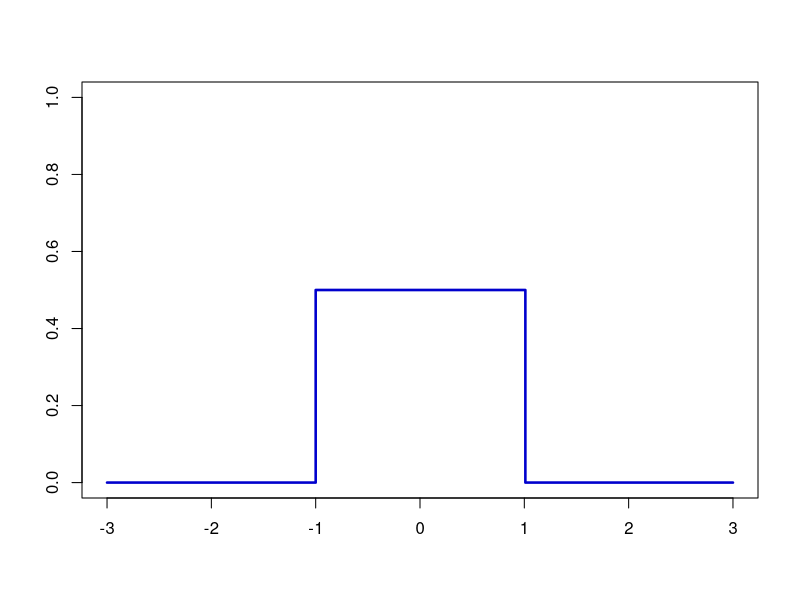
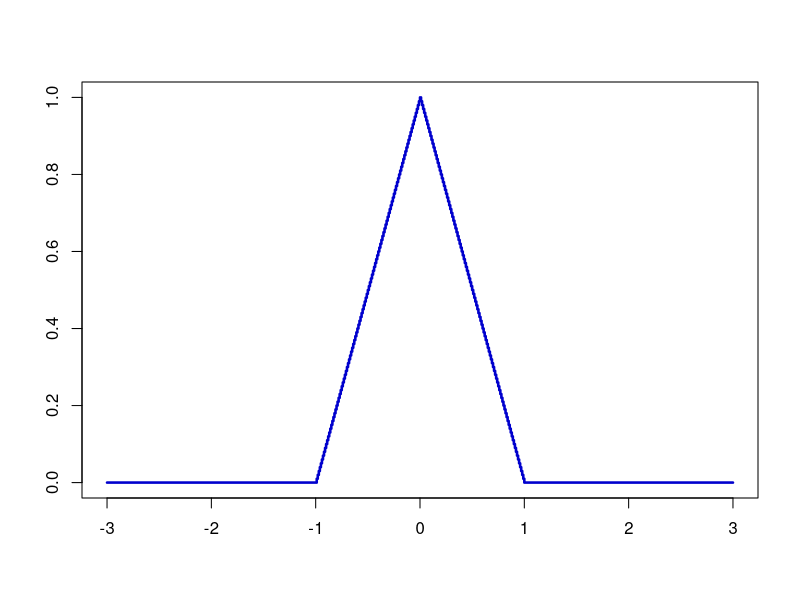
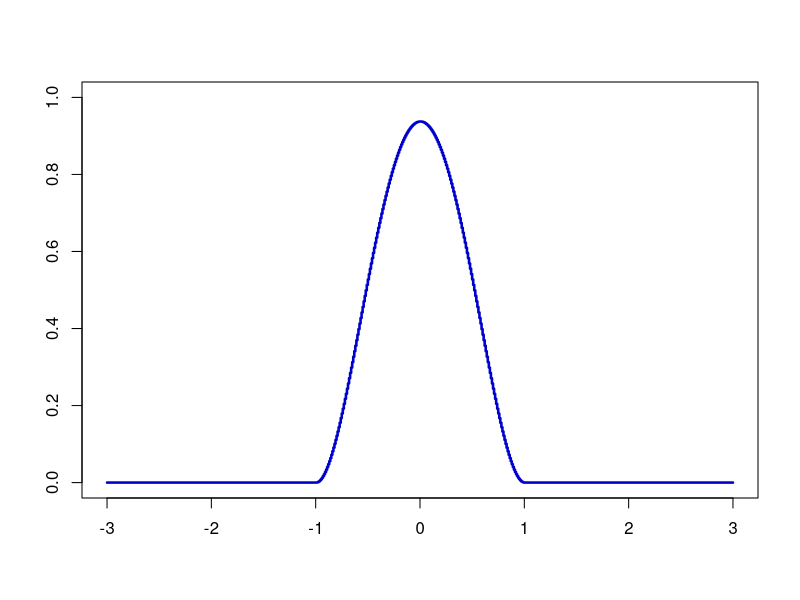
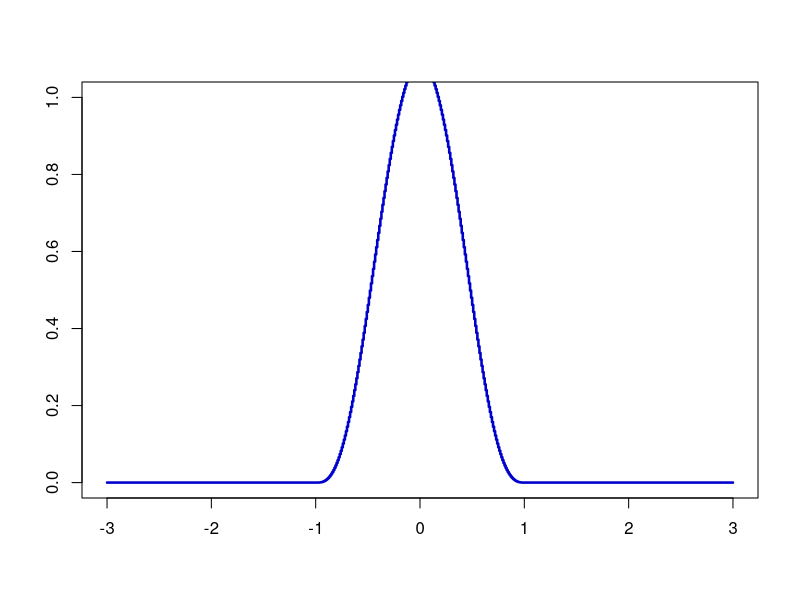
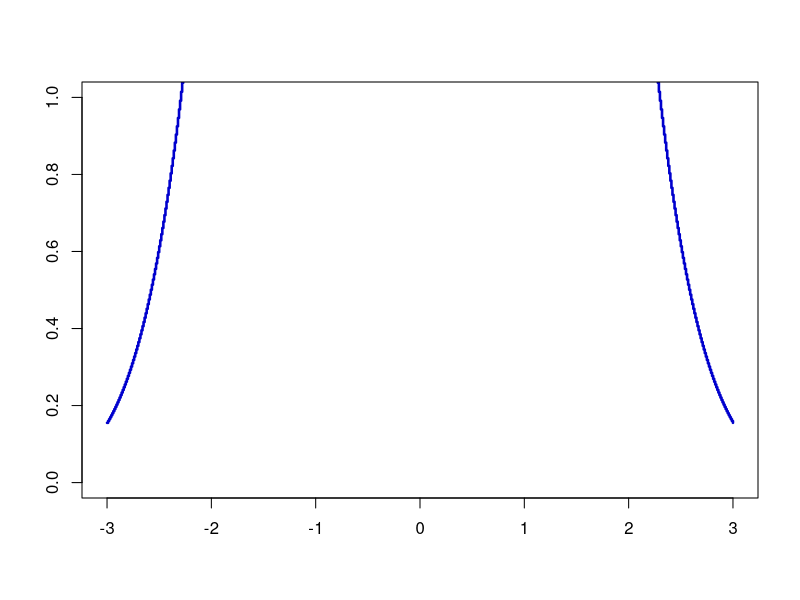
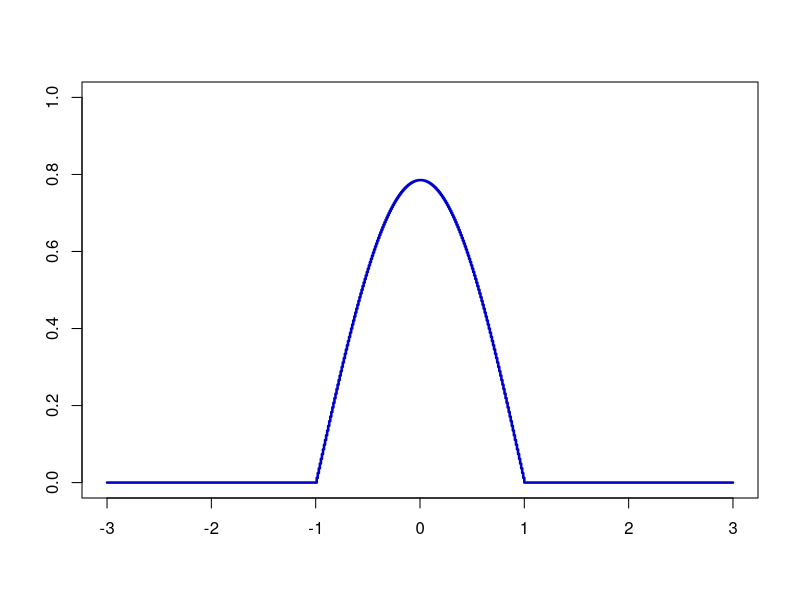

These figures' R source, in order:
u = seq (-3,3,0.01)
K_uniform = 0.5 * (abs(u) <= 1)
plot(u,K_uniform, type = "s", col = "blue3",
     ylim = c(0,1), ylab = "", xlab = "", lwd = 2.5)

K_triangle = (1-abs(u)) * (abs(u) <= 1)
plot(u,K_triangle, type = "s", col = "blue3",
     ylim = c(0,1), ylab = "", xlab = "", lwd = 2.5)

K_quartic = 15/16 * ((1-u^2))^2 * (abs(u) <= 1)
plot(u,K_quartic, type = "s", col = "blue3",
     ylim = c(0,1), ylab = "", xlab = "", lwd = 2.5)

K_triweight = 35/32 * ((1-u^2))^3 * (abs(u) <= 1)
plot(u,K_triweight, type = "s", col = "blue3",
     ylim = c(0,1), ylab = "", xlab = "", lwd = 2.5)

K_gaussian = 35/sqrt(2*pi) * exp(-0.5*u^2)
plot(u,K_gaussian, type = "s", col = "blue3",
     ylim = c(0,1), ylab = "", xlab = "", lwd = 2.5)

K_cosinus = pi/4 * cos(pi/2*u) * (abs(u) <= 1)
plot(u,K_cosinus, type = "s", col = "blue3",
     ylim = c(0,1), ylab = "", xlab = "", lwd = 2.5)
